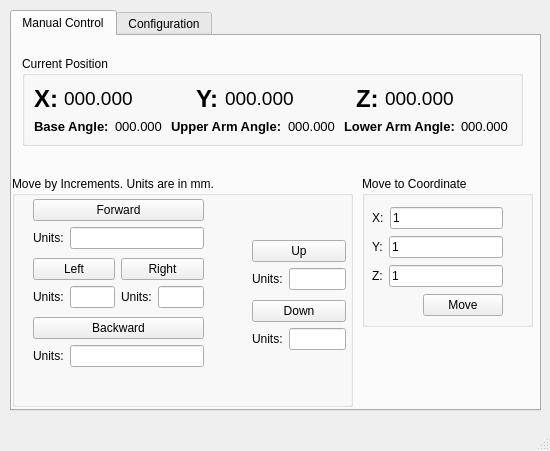
<?xml version="1.0" encoding="UTF-8"?>
<ui version="4.0">
 <class>MainWindow</class>
 <widget class="QMainWindow" name="MainWindow">
  <property name="geometry">
   <rect>
    <x>0</x>
    <y>0</y>
    <width>550</width>
    <height>451</height>
   </rect>
  </property>
  <property name="windowTitle">
   <string>Open-Dobot-GUI</string>
  </property>
  <property name="unifiedTitleAndToolBarOnMac">
   <bool>false</bool>
  </property>
  <widget class="QWidget" name="centralwidget">
   <widget class="QTabWidget" name="tabWidget">
    <property name="geometry">
     <rect>
      <x>10</x>
      <y>10</y>
      <width>531</width>
      <height>401</height>
     </rect>
    </property>
    <property name="currentIndex">
     <number>0</number>
    </property>
    <widget class="QWidget" name="tabManualControl">
     <attribute name="title">
      <string>Manual Control</string>
     </attribute>
     <widget class="QGroupBox" name="groupBox_3">
      <property name="geometry">
       <rect>
        <x>0</x>
        <y>140</y>
        <width>341</width>
        <height>231</height>
       </rect>
      </property>
      <property name="title">
       <string>Move by Increments. Units are in mm.</string>
      </property>
      <widget class="QWidget" name="layoutWidget">
       <property name="geometry">
        <rect>
         <x>240</x>
         <y>60</y>
         <width>94</width>
         <height>120</height>
        </rect>
       </property>
       <layout class="QVBoxLayout" name="verticalLayout_10">
        <item>
         <layout class="QVBoxLayout" name="verticalLayout_5">
          <item>
           <widget class="QPushButton" name="pushButton_5">
            <property name="text">
             <string>Up</string>
            </property>
           </widget>
          </item>
          <item>
           <layout class="QHBoxLayout" name="horizontalLayout_10">
            <item>
             <widget class="QLabel" name="label_13">
              <property name="sizePolicy">
               <sizepolicy hsizetype="Fixed" vsizetype="Preferred">
                <horstretch>0</horstretch>
                <verstretch>0</verstretch>
               </sizepolicy>
              </property>
              <property name="text">
               <string>Units:</string>
              </property>
             </widget>
            </item>
            <item>
             <widget class="QLineEdit" name="lineEdit_6"/>
            </item>
           </layout>
          </item>
         </layout>
        </item>
        <item>
         <layout class="QVBoxLayout" name="verticalLayout_6">
          <item>
           <widget class="QPushButton" name="pushButton_6">
            <property name="text">
             <string>Down</string>
            </property>
           </widget>
          </item>
          <item>
           <layout class="QHBoxLayout" name="horizontalLayout_11">
            <item>
             <widget class="QLabel" name="label_14">
              <property name="sizePolicy">
               <sizepolicy hsizetype="Fixed" vsizetype="Preferred">
                <horstretch>0</horstretch>
                <verstretch>0</verstretch>
               </sizepolicy>
              </property>
              <property name="text">
               <string>Units:</string>
              </property>
             </widget>
            </item>
            <item>
             <widget class="QLineEdit" name="lineEdit_7"/>
            </item>
           </layout>
          </item>
         </layout>
        </item>
       </layout>
      </widget>
      <widget class="QWidget" name="">
       <property name="geometry">
        <rect>
         <x>21</x>
         <y>20</y>
         <width>171</width>
         <height>175</height>
        </rect>
       </property>
       <layout class="QVBoxLayout" name="verticalLayout_14">
        <item>
         <layout class="QVBoxLayout" name="verticalLayout_4">
          <item>
           <widget class="QPushButton" name="pushButton_3">
            <property name="text">
             <string>Forward</string>
            </property>
           </widget>
          </item>
          <item>
           <layout class="QHBoxLayout" name="horizontalLayout_9">
            <item>
             <widget class="QLabel" name="label_9">
              <property name="sizePolicy">
               <sizepolicy hsizetype="Fixed" vsizetype="Preferred">
                <horstretch>0</horstretch>
                <verstretch>0</verstretch>
               </sizepolicy>
              </property>
              <property name="text">
               <string>Units:</string>
              </property>
             </widget>
            </item>
            <item>
             <widget class="QLineEdit" name="lineEdit_2"/>
            </item>
           </layout>
          </item>
         </layout>
        </item>
        <item>
         <layout class="QHBoxLayout" name="horizontalLayout_21">
          <item>
           <layout class="QVBoxLayout" name="verticalLayout_9">
            <item>
             <widget class="QPushButton" name="pushButton">
              <property name="text">
               <string>Left</string>
              </property>
             </widget>
            </item>
            <item>
             <layout class="QHBoxLayout" name="horizontalLayout_14">
              <item>
               <widget class="QLabel" name="label_12">
                <property name="sizePolicy">
                 <sizepolicy hsizetype="Fixed" vsizetype="Preferred">
                  <horstretch>0</horstretch>
                  <verstretch>0</verstretch>
                 </sizepolicy>
                </property>
                <property name="text">
                 <string>Units:</string>
                </property>
               </widget>
              </item>
              <item>
               <widget class="QLineEdit" name="lineEdit_5"/>
              </item>
             </layout>
            </item>
           </layout>
          </item>
          <item>
           <layout class="QVBoxLayout" name="verticalLayout_7">
            <item>
             <widget class="QPushButton" name="pushButton_2">
              <property name="text">
               <string>Right</string>
              </property>
             </widget>
            </item>
            <item>
             <layout class="QHBoxLayout" name="horizontalLayout_12">
              <item>
               <widget class="QLabel" name="label_11">
                <property name="sizePolicy">
                 <sizepolicy hsizetype="Fixed" vsizetype="Preferred">
                  <horstretch>0</horstretch>
                  <verstretch>0</verstretch>
                 </sizepolicy>
                </property>
                <property name="text">
                 <string>Units:</string>
                </property>
               </widget>
              </item>
              <item>
               <widget class="QLineEdit" name="lineEdit_4"/>
              </item>
             </layout>
            </item>
           </layout>
          </item>
         </layout>
        </item>
        <item>
         <layout class="QVBoxLayout" name="verticalLayout_8">
          <item>
           <widget class="QPushButton" name="pushButton_4">
            <property name="text">
             <string>Backward</string>
            </property>
           </widget>
          </item>
          <item>
           <layout class="QHBoxLayout" name="horizontalLayout_13">
            <item>
             <widget class="QLabel" name="label_10">
              <property name="sizePolicy">
               <sizepolicy hsizetype="Fixed" vsizetype="Preferred">
                <horstretch>0</horstretch>
                <verstretch>0</verstretch>
               </sizepolicy>
              </property>
              <property name="text">
               <string>Units:</string>
              </property>
             </widget>
            </item>
            <item>
             <widget class="QLineEdit" name="lineEdit_3"/>
            </item>
           </layout>
          </item>
         </layout>
        </item>
       </layout>
      </widget>
     </widget>
     <widget class="QGroupBox" name="groupBox_4">
      <property name="geometry">
       <rect>
        <x>350</x>
        <y>140</y>
        <width>171</width>
        <height>151</height>
       </rect>
      </property>
      <property name="title">
       <string>Move to Coordinate</string>
      </property>
      <widget class="QWidget" name="layoutWidget">
       <property name="geometry">
        <rect>
         <x>10</x>
         <y>30</y>
         <width>131</width>
         <height>111</height>
        </rect>
       </property>
       <layout class="QVBoxLayout" name="verticalLayout_11">
        <item>
         <layout class="QHBoxLayout" name="horizontalLayout_15">
          <item>
           <widget class="QLabel" name="label_15">
            <property name="sizePolicy">
             <sizepolicy hsizetype="Fixed" vsizetype="Preferred">
              <horstretch>0</horstretch>
              <verstretch>0</verstretch>
             </sizepolicy>
            </property>
            <property name="text">
             <string>X:</string>
            </property>
           </widget>
          </item>
          <item>
           <widget class="QLineEdit" name="lineEditMoveToX">
            <property name="text">
             <string>1</string>
            </property>
           </widget>
          </item>
         </layout>
        </item>
        <item>
         <layout class="QHBoxLayout" name="horizontalLayout_16">
          <item>
           <widget class="QLabel" name="label_16">
            <property name="sizePolicy">
             <sizepolicy hsizetype="Fixed" vsizetype="Preferred">
              <horstretch>0</horstretch>
              <verstretch>0</verstretch>
             </sizepolicy>
            </property>
            <property name="text">
             <string>Y:</string>
            </property>
           </widget>
          </item>
          <item>
           <widget class="QLineEdit" name="lineEditMoveToY">
            <property name="text">
             <string>1</string>
            </property>
           </widget>
          </item>
         </layout>
        </item>
        <item>
         <layout class="QHBoxLayout" name="horizontalLayout_17">
          <item>
           <widget class="QLabel" name="label_17">
            <property name="sizePolicy">
             <sizepolicy hsizetype="Fixed" vsizetype="Preferred">
              <horstretch>0</horstretch>
              <verstretch>0</verstretch>
             </sizepolicy>
            </property>
            <property name="text">
             <string>Z:</string>
            </property>
           </widget>
          </item>
          <item>
           <widget class="QLineEdit" name="lineEditMoveToZ">
            <property name="text">
             <string>1</string>
            </property>
           </widget>
          </item>
         </layout>
        </item>
        <item>
         <layout class="QHBoxLayout" name="horizontalLayout_18">
          <item>
           <spacer name="horizontalSpacer_4">
            <property name="orientation">
             <enum>Qt::Horizontal</enum>
            </property>
            <property name="sizeHint" stdset="0">
             <size>
              <width>40</width>
              <height>20</height>
             </size>
            </property>
           </spacer>
          </item>
          <item>
           <widget class="QPushButton" name="pushButtonMoveToCoordinate">
            <property name="text">
             <string>Move</string>
            </property>
           </widget>
          </item>
         </layout>
        </item>
       </layout>
      </widget>
     </widget>
     <widget class="QGroupBox" name="groupBox_5">
      <property name="geometry">
       <rect>
        <x>10</x>
        <y>20</y>
        <width>501</width>
        <height>90</height>
       </rect>
      </property>
      <property name="title">
       <string>Current Position</string>
      </property>
      <layout class="QVBoxLayout" name="verticalLayout_13">
       <item>
        <layout class="QVBoxLayout" name="verticalLayout_12">
         <item>
          <layout class="QHBoxLayout" name="horizontalLayout_19">
           <item>
            <widget class="QLabel" name="label_18">
             <property name="sizePolicy">
              <sizepolicy hsizetype="Fixed" vsizetype="Preferred">
               <horstretch>0</horstretch>
               <verstretch>0</verstretch>
              </sizepolicy>
             </property>
             <property name="text">
              <string>&lt;html&gt;&lt;head/&gt;&lt;body&gt;&lt;p&gt;&lt;span style=&quot; font-size:18pt; font-weight:600;&quot;&gt;X:&lt;/span&gt;&lt;/p&gt;&lt;/body&gt;&lt;/html&gt;</string>
             </property>
            </widget>
           </item>
           <item>
            <widget class="QLabel" name="labelCurrentXValue">
             <property name="text">
              <string>&lt;html&gt;&lt;head/&gt;&lt;body&gt;&lt;p&gt;&lt;span style=&quot; font-size:14pt;&quot;&gt;000.000&lt;/span&gt;&lt;/p&gt;&lt;/body&gt;&lt;/html&gt;</string>
             </property>
            </widget>
           </item>
           <item>
            <widget class="QLabel" name="label_19">
             <property name="sizePolicy">
              <sizepolicy hsizetype="Fixed" vsizetype="Preferred">
               <horstretch>0</horstretch>
               <verstretch>0</verstretch>
              </sizepolicy>
             </property>
             <property name="text">
              <string>&lt;html&gt;&lt;head/&gt;&lt;body&gt;&lt;p&gt;&lt;span style=&quot; font-size:18pt; font-weight:600;&quot;&gt;Y:&lt;/span&gt;&lt;/p&gt;&lt;/body&gt;&lt;/html&gt;</string>
             </property>
            </widget>
           </item>
           <item>
            <widget class="QLabel" name="labelCurrentYValue">
             <property name="text">
              <string>&lt;html&gt;&lt;head/&gt;&lt;body&gt;&lt;p&gt;&lt;span style=&quot; font-size:14pt;&quot;&gt;000.000&lt;/span&gt;&lt;/p&gt;&lt;/body&gt;&lt;/html&gt;</string>
             </property>
            </widget>
           </item>
           <item>
            <widget class="QLabel" name="label_20">
             <property name="sizePolicy">
              <sizepolicy hsizetype="Fixed" vsizetype="Preferred">
               <horstretch>0</horstretch>
               <verstretch>0</verstretch>
              </sizepolicy>
             </property>
             <property name="text">
              <string>&lt;html&gt;&lt;head/&gt;&lt;body&gt;&lt;p&gt;&lt;span style=&quot; font-size:18pt; font-weight:600;&quot;&gt;Z:&lt;/span&gt;&lt;/p&gt;&lt;/body&gt;&lt;/html&gt;</string>
             </property>
            </widget>
           </item>
           <item>
            <widget class="QLabel" name="labelCurrentZValue">
             <property name="text">
              <string>&lt;html&gt;&lt;head/&gt;&lt;body&gt;&lt;p&gt;&lt;span style=&quot; font-size:14pt;&quot;&gt;000.000&lt;/span&gt;&lt;/p&gt;&lt;/body&gt;&lt;/html&gt;</string>
             </property>
            </widget>
           </item>
          </layout>
         </item>
         <item>
          <layout class="QHBoxLayout" name="horizontalLayout_20">
           <item>
            <widget class="QLabel" name="label_24">
             <property name="sizePolicy">
              <sizepolicy hsizetype="Fixed" vsizetype="Preferred">
               <horstretch>0</horstretch>
               <verstretch>0</verstretch>
              </sizepolicy>
             </property>
             <property name="text">
              <string>&lt;html&gt;&lt;head/&gt;&lt;body&gt;&lt;p&gt;&lt;span style=&quot; font-size:10pt; font-weight:600;&quot;&gt;Base Angle:&lt;/span&gt;&lt;/p&gt;&lt;/body&gt;&lt;/html&gt;</string>
             </property>
            </widget>
           </item>
           <item>
            <widget class="QLabel" name="labelBaseAngleValue">
             <property name="text">
              <string>&lt;html&gt;&lt;head/&gt;&lt;body&gt;&lt;p&gt;&lt;span style=&quot; font-size:10pt;&quot;&gt;000.000&lt;/span&gt;&lt;/p&gt;&lt;/body&gt;&lt;/html&gt;</string>
             </property>
            </widget>
           </item>
           <item>
            <widget class="QLabel" name="label_28">
             <property name="sizePolicy">
              <sizepolicy hsizetype="Fixed" vsizetype="Preferred">
               <horstretch>0</horstretch>
               <verstretch>0</verstretch>
              </sizepolicy>
             </property>
             <property name="text">
              <string>&lt;html&gt;&lt;head/&gt;&lt;body&gt;&lt;p&gt;&lt;span style=&quot; font-size:10pt; font-weight:600;&quot;&gt;Upper Arm Angle:&lt;/span&gt;&lt;/p&gt;&lt;/body&gt;&lt;/html&gt;</string>
             </property>
            </widget>
           </item>
           <item>
            <widget class="QLabel" name="labelUpperArmAngleValue">
             <property name="text">
              <string>&lt;html&gt;&lt;head/&gt;&lt;body&gt;&lt;p&gt;&lt;span style=&quot; font-size:10pt;&quot;&gt;000.000&lt;/span&gt;&lt;/p&gt;&lt;/body&gt;&lt;/html&gt;</string>
             </property>
            </widget>
           </item>
           <item>
            <widget class="QLabel" name="label_26">
             <property name="sizePolicy">
              <sizepolicy hsizetype="Fixed" vsizetype="Preferred">
               <horstretch>0</horstretch>
               <verstretch>0</verstretch>
              </sizepolicy>
             </property>
             <property name="text">
              <string>&lt;html&gt;&lt;head/&gt;&lt;body&gt;&lt;p&gt;&lt;span style=&quot; font-size:10pt; font-weight:600;&quot;&gt;Lower Arm Angle:&lt;/span&gt;&lt;/p&gt;&lt;/body&gt;&lt;/html&gt;</string>
             </property>
            </widget>
           </item>
           <item>
            <widget class="QLabel" name="labelLowerArmAngleValue">
             <property name="text">
              <string>&lt;html&gt;&lt;head/&gt;&lt;body&gt;&lt;p&gt;&lt;span style=&quot; font-size:10pt;&quot;&gt;000.000&lt;/span&gt;&lt;/p&gt;&lt;/body&gt;&lt;/html&gt;</string>
             </property>
            </widget>
           </item>
          </layout>
         </item>
        </layout>
       </item>
      </layout>
     </widget>
    </widget>
    <widget class="QWidget" name="tabConfiguration">
     <attribute name="title">
      <string>Configuration</string>
     </attribute>
     <layout class="QVBoxLayout" name="verticalLayout_3">
      <item>
       <layout class="QHBoxLayout" name="horizontalLayout_7">
        <item>
         <widget class="QGroupBox" name="groupBox">
          <property name="title">
           <string>Arduino Settings</string>
          </property>
          <layout class="QVBoxLayout" name="verticalLayout">
           <item>
            <layout class="QHBoxLayout" name="horizontalLayout_3">
             <item>
              <widget class="QLabel" name="label_6">
               <property name="text">
                <string>Serial Ports</string>
               </property>
              </widget>
             </item>
             <item>
              <spacer name="horizontalSpacer_2">
               <property name="orientation">
                <enum>Qt::Horizontal</enum>
               </property>
               <property name="sizeHint" stdset="0">
                <size>
                 <width>40</width>
                 <height>20</height>
                </size>
               </property>
              </spacer>
             </item>
            </layout>
           </item>
           <item>
            <widget class="QListWidget" name="listWidgetSerialPorts"/>
           </item>
           <item>
            <layout class="QHBoxLayout" name="horizontalLayout">
             <item>
              <widget class="QPushButton" name="pushButtonRefreshSerialPortsList">
               <property name="text">
                <string>Refresh</string>
               </property>
              </widget>
             </item>
             <item>
              <spacer name="horizontalSpacer">
               <property name="orientation">
                <enum>Qt::Horizontal</enum>
               </property>
               <property name="sizeHint" stdset="0">
                <size>
                 <width>40</width>
                 <height>20</height>
                </size>
               </property>
              </spacer>
             </item>
            </layout>
           </item>
           <item>
            <layout class="QHBoxLayout" name="horizontalLayout_2">
             <item>
              <widget class="QLabel" name="label_5">
               <property name="text">
                <string>Baud Rate:</string>
               </property>
              </widget>
             </item>
             <item>
              <widget class="QLineEdit" name="lineEdit"/>
             </item>
            </layout>
           </item>
          </layout>
         </widget>
        </item>
        <item>
         <widget class="QGroupBox" name="groupBox_2">
          <property name="title">
           <string>Serial Port Connection Status</string>
          </property>
          <layout class="QVBoxLayout" name="verticalLayout_2">
           <item>
            <layout class="QHBoxLayout" name="horizontalLayout_6">
             <item>
              <widget class="QLabel" name="label">
               <property name="text">
                <string>Connection Status:</string>
               </property>
              </widget>
             </item>
             <item>
              <widget class="QLabel" name="label_2">
               <property name="text">
                <string>&lt;html&gt;&lt;head/&gt;&lt;body&gt;&lt;p&gt;&lt;span style=&quot; color:#ff0000;&quot;&gt;Not Connected&lt;/span&gt;&lt;/p&gt;&lt;/body&gt;&lt;/html&gt;</string>
               </property>
              </widget>
             </item>
            </layout>
           </item>
           <item>
            <layout class="QHBoxLayout" name="horizontalLayout_5">
             <item>
              <widget class="QLabel" name="label_3">
               <property name="text">
                <string>Port: </string>
               </property>
              </widget>
             </item>
             <item>
              <widget class="QLabel" name="label_4">
               <property name="text">
                <string>&lt;html&gt;&lt;head/&gt;&lt;body&gt;&lt;p&gt;&lt;span style=&quot; color:#ff0000;&quot;&gt;No connection&lt;/span&gt;&lt;/p&gt;&lt;/body&gt;&lt;/html&gt;</string>
               </property>
              </widget>
             </item>
            </layout>
           </item>
           <item>
            <layout class="QHBoxLayout" name="horizontalLayout_4">
             <item>
              <widget class="QLabel" name="label_7">
               <property name="text">
                <string>Baud rate:</string>
               </property>
              </widget>
             </item>
             <item>
              <widget class="QLabel" name="label_8">
               <property name="text">
                <string>&lt;html&gt;&lt;head/&gt;&lt;body&gt;&lt;p&gt;&lt;span style=&quot; color:#ff0000;&quot;&gt;No connection&lt;/span&gt;&lt;/p&gt;&lt;/body&gt;&lt;/html&gt;</string>
               </property>
              </widget>
             </item>
            </layout>
           </item>
           <item>
            <spacer name="verticalSpacer">
             <property name="orientation">
              <enum>Qt::Vertical</enum>
             </property>
             <property name="sizeHint" stdset="0">
              <size>
               <width>20</width>
               <height>40</height>
              </size>
             </property>
            </spacer>
           </item>
          </layout>
         </widget>
        </item>
       </layout>
      </item>
      <item>
       <layout class="QHBoxLayout" name="horizontalLayout_8">
        <item>
         <spacer name="horizontalSpacer_3">
          <property name="orientation">
           <enum>Qt::Horizontal</enum>
          </property>
          <property name="sizeHint" stdset="0">
           <size>
            <width>40</width>
            <height>20</height>
           </size>
          </property>
         </spacer>
        </item>
        <item>
         <widget class="QPushButton" name="pushButton_8">
          <property name="text">
           <string>Connect</string>
          </property>
         </widget>
        </item>
       </layout>
      </item>
     </layout>
    </widget>
   </widget>
  </widget>
  <widget class="QMenuBar" name="menubar">
   <property name="geometry">
    <rect>
     <x>0</x>
     <y>0</y>
     <width>550</width>
     <height>21</height>
    </rect>
   </property>
  </widget>
  <widget class="QStatusBar" name="statusbar"/>
 </widget>
 <resources/>
 <connections/>
</ui>
